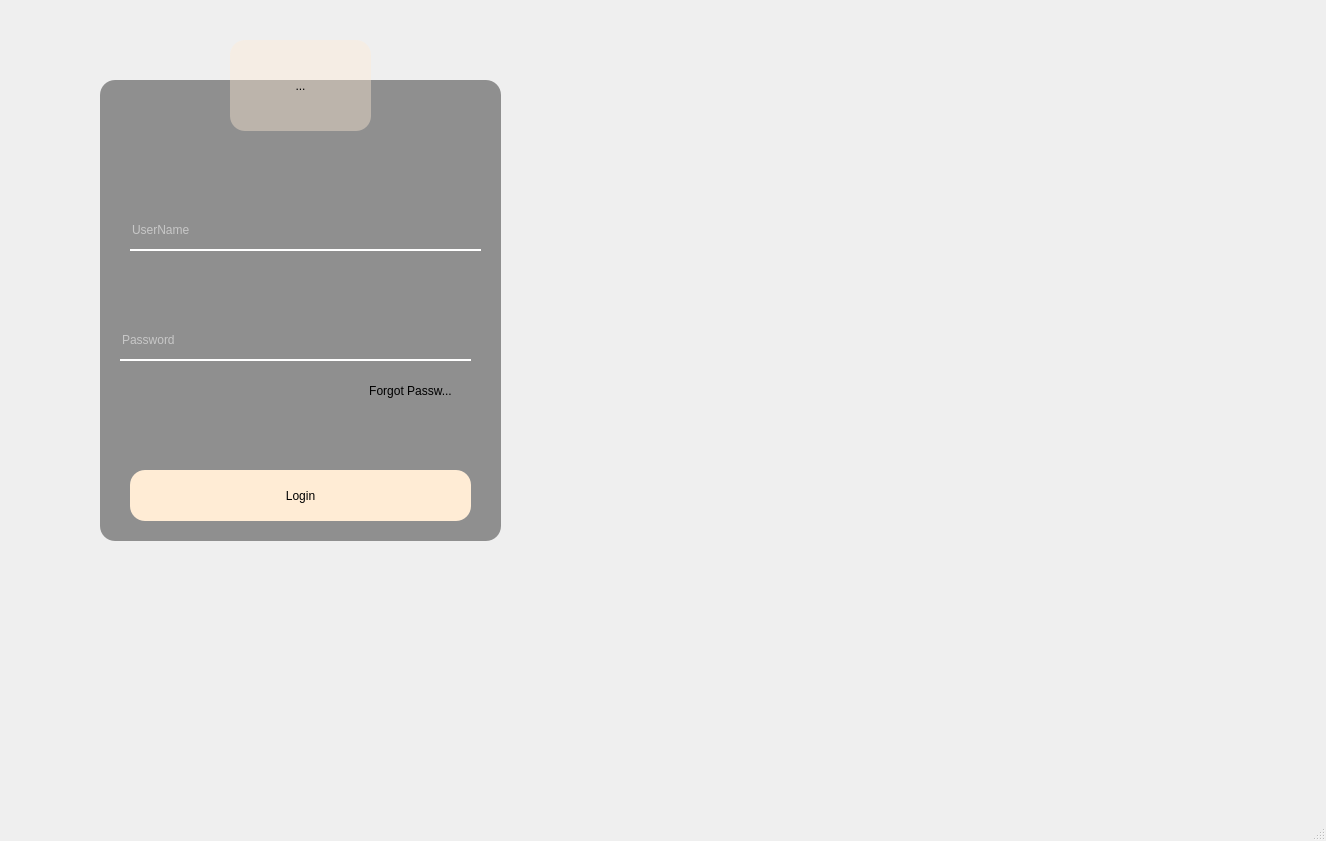
<?xml version="1.0" encoding="UTF-8"?>
<ui version="4.0">
 <class>MainWindow</class>
 <widget class="QMainWindow" name="MainWindow">
  <property name="geometry">
   <rect>
    <x>0</x>
    <y>0</y>
    <width>1326</width>
    <height>841</height>
   </rect>
  </property>
  <property name="windowTitle">
   <string>MainWindow</string>
  </property>
  <property name="styleSheet">
   <string notr="true">background-image: url(:/newPrefix/Rocks-on-the-Beach_www.FullHDWpp.com_.jpg);</string>
  </property>
  <widget class="QWidget" name="centralwidget">
   <widget class="QFrame" name="frame">
    <property name="geometry">
     <rect>
      <x>100</x>
      <y>80</y>
      <width>401</width>
      <height>461</height>
     </rect>
    </property>
    <property name="styleSheet">
     <string notr="true">QFrame
{
	background:rgba(0,0,0,0.4);
	border-radius:15px;
}</string>
    </property>
    <property name="frameShape">
     <enum>QFrame::StyledPanel</enum>
    </property>
    <property name="frameShadow">
     <enum>QFrame::Raised</enum>
    </property>
    <widget class="QPushButton" name="pushButton">
     <property name="geometry">
      <rect>
       <x>30</x>
       <y>390</y>
       <width>341</width>
       <height>51</height>
      </rect>
     </property>
     <property name="mouseTracking">
      <bool>false</bool>
     </property>
     <property name="styleSheet">
      <string notr="true">QPushButton
{
background:rgb(255, 236, 213);
color:Black;
border-radius:15px;

	font: 75 italic 14pt &quot;Calibri&quot;;
}
QPushButton:hover
{
background:#E78A61;
color:Black;
border-radius:15px;
}</string>
     </property>
     <property name="text">
      <string>Login</string>
     </property>
    </widget>
    <widget class="QLineEdit" name="lineEdit">
     <property name="geometry">
      <rect>
       <x>30</x>
       <y>130</y>
       <width>351</width>
       <height>41</height>
      </rect>
     </property>
     <property name="styleSheet">
      <string notr="true">QLineEdit
{
font: 75 italic 15pt &quot;Calibri&quot;;
background:transparent;
border:none;
color:white;
border-bottom:2px solid white;
}</string>
     </property>
     <property name="text">
      <string/>
     </property>
     <property name="placeholderText">
      <string>UserName</string>
     </property>
    </widget>
    <widget class="QLineEdit" name="lineEdit_2">
     <property name="geometry">
      <rect>
       <x>20</x>
       <y>240</y>
       <width>351</width>
       <height>41</height>
      </rect>
     </property>
     <property name="styleSheet">
      <string notr="true">QLineEdit
{
font: 75 italic 15pt &quot;Calibri&quot;;
background:transparent;
border:none;
color:white;
border-bottom:2px solid white;
}</string>
     </property>
     <property name="text">
      <string/>
     </property>
     <property name="echoMode">
      <enum>QLineEdit::PasswordEchoOnEdit</enum>
     </property>
     <property name="placeholderText">
      <string>Password</string>
     </property>
    </widget>
    <widget class="QPushButton" name="pushButton_2">
     <property name="geometry">
      <rect>
       <x>250</x>
       <y>300</y>
       <width>121</width>
       <height>21</height>
      </rect>
     </property>
     <property name="mouseTracking">
      <bool>false</bool>
     </property>
     <property name="styleSheet">
      <string notr="true">QPushButton

{
background:transparent;
color:Black;
border-radius:15px;
	font: 75 italic 10pt &quot;Calibri&quot;;
}
QPushButton:hover
{
color:Black;
border-color: rgb(231, 138, 97);
border-radius:15px;
}</string>
     </property>
     <property name="text">
      <string>Forgot Passw...</string>
     </property>
    </widget>
   </widget>
   <widget class="QToolButton" name="toolButton">
    <property name="geometry">
     <rect>
      <x>230</x>
      <y>40</y>
      <width>141</width>
      <height>91</height>
     </rect>
    </property>
    <property name="styleSheet">
     <string notr="true">QToolButton
{
background:rgba(255, 236, 213,0.4);

border-radius:15px;
}</string>
    </property>
    <property name="text">
     <string>...</string>
    </property>
    <property name="icon">
     <iconset>
      <normaloff>login6.png</normaloff>login6.png</iconset>
    </property>
    <property name="iconSize">
     <size>
      <width>500</width>
      <height>500</height>
     </size>
    </property>
    <property name="checkable">
     <bool>false</bool>
    </property>
    <property name="autoRepeat">
     <bool>false</bool>
    </property>
    <property name="autoExclusive">
     <bool>false</bool>
    </property>
   </widget>
  </widget>
  <widget class="QMenuBar" name="menubar">
   <property name="geometry">
    <rect>
     <x>0</x>
     <y>0</y>
     <width>1326</width>
     <height>26</height>
    </rect>
   </property>
  </widget>
  <widget class="QStatusBar" name="statusbar"/>
 </widget>
 <resources>
  <include location="source.qrc"/>
 </resources>
 <connections/>
</ui>
